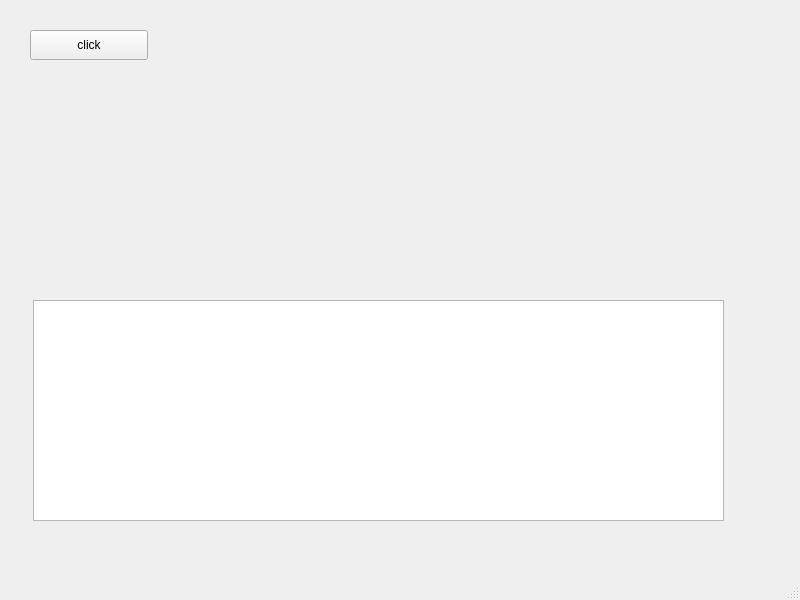
<?xml version="1.0" encoding="UTF-8"?>
<ui version="4.0">
 <class>MainWindow</class>
 <widget class="QMainWindow" name="MainWindow">
  <property name="geometry">
   <rect>
    <x>0</x>
    <y>0</y>
    <width>800</width>
    <height>600</height>
   </rect>
  </property>
  <property name="windowTitle">
   <string>MainWindow</string>
  </property>
  <widget class="QWidget" name="centralwidget">
   <widget class="QPushButton" name="clickButton">
    <property name="geometry">
     <rect>
      <x>30</x>
      <y>30</y>
      <width>118</width>
      <height>30</height>
     </rect>
    </property>
    <property name="text">
     <string>click</string>
    </property>
   </widget>
   <widget class="QTextEdit" name="logOutput">
    <property name="geometry">
     <rect>
      <x>33</x>
      <y>300</y>
      <width>691</width>
      <height>221</height>
     </rect>
    </property>
   </widget>
  </widget>
  <widget class="QMenuBar" name="menubar">
   <property name="geometry">
    <rect>
     <x>0</x>
     <y>0</y>
     <width>800</width>
     <height>31</height>
    </rect>
   </property>
  </widget>
  <widget class="QStatusBar" name="statusbar"/>
 </widget>
 <resources/>
 <connections>
  <connection>
   <sender>clickButton</sender>
   <signal>clicked()</signal>
   <receiver>MainWindow</receiver>
   <slot>handleClick()</slot>
   <hints>
    <hint type="sourcelabel">
     <x>88</x>
     <y>75</y>
    </hint>
    <hint type="destinationlabel">
     <x>399</x>
     <y>299</y>
    </hint>
   </hints>
  </connection>
 </connections>
 <slots>
  <slot>handleClick()</slot>
 </slots>
</ui>
